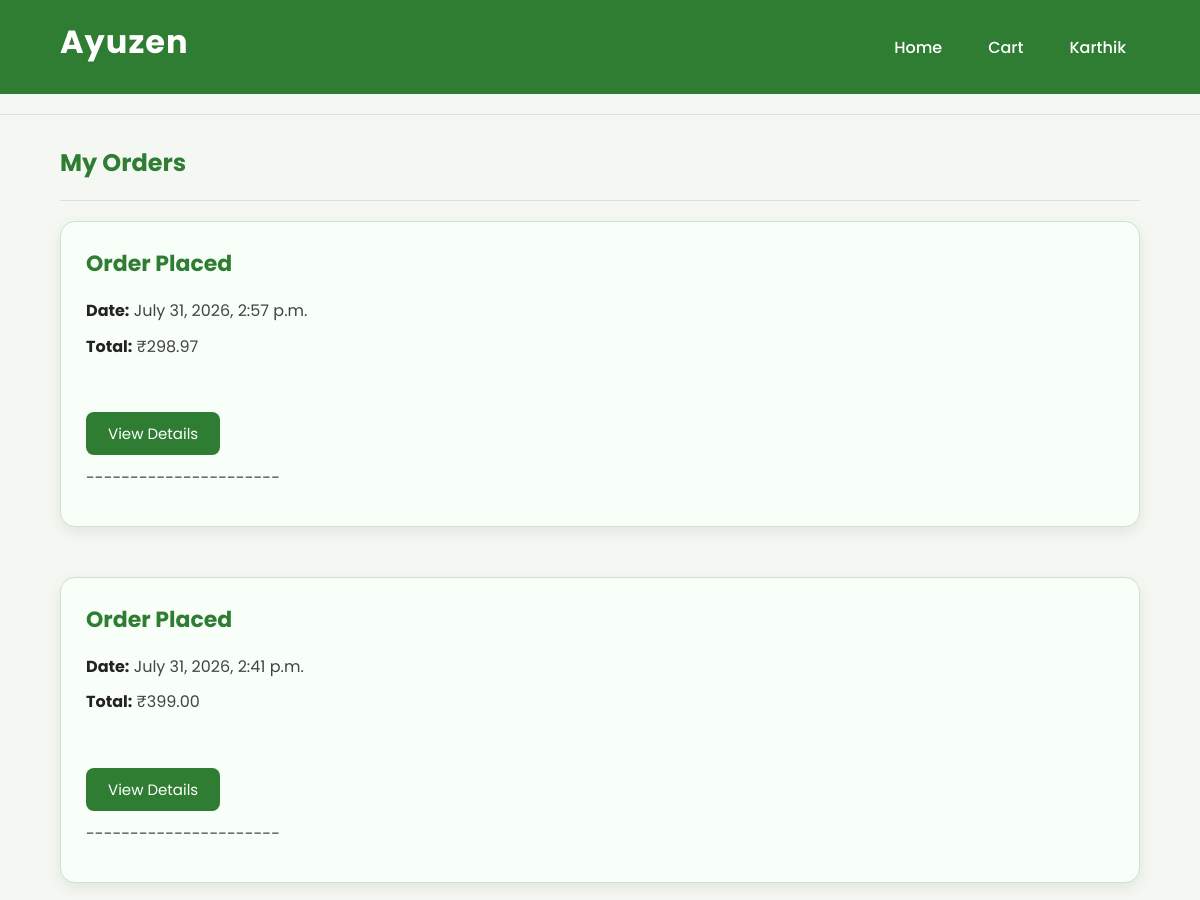
The page /orders/ (signed in, upper part) on the database as committed earlier.
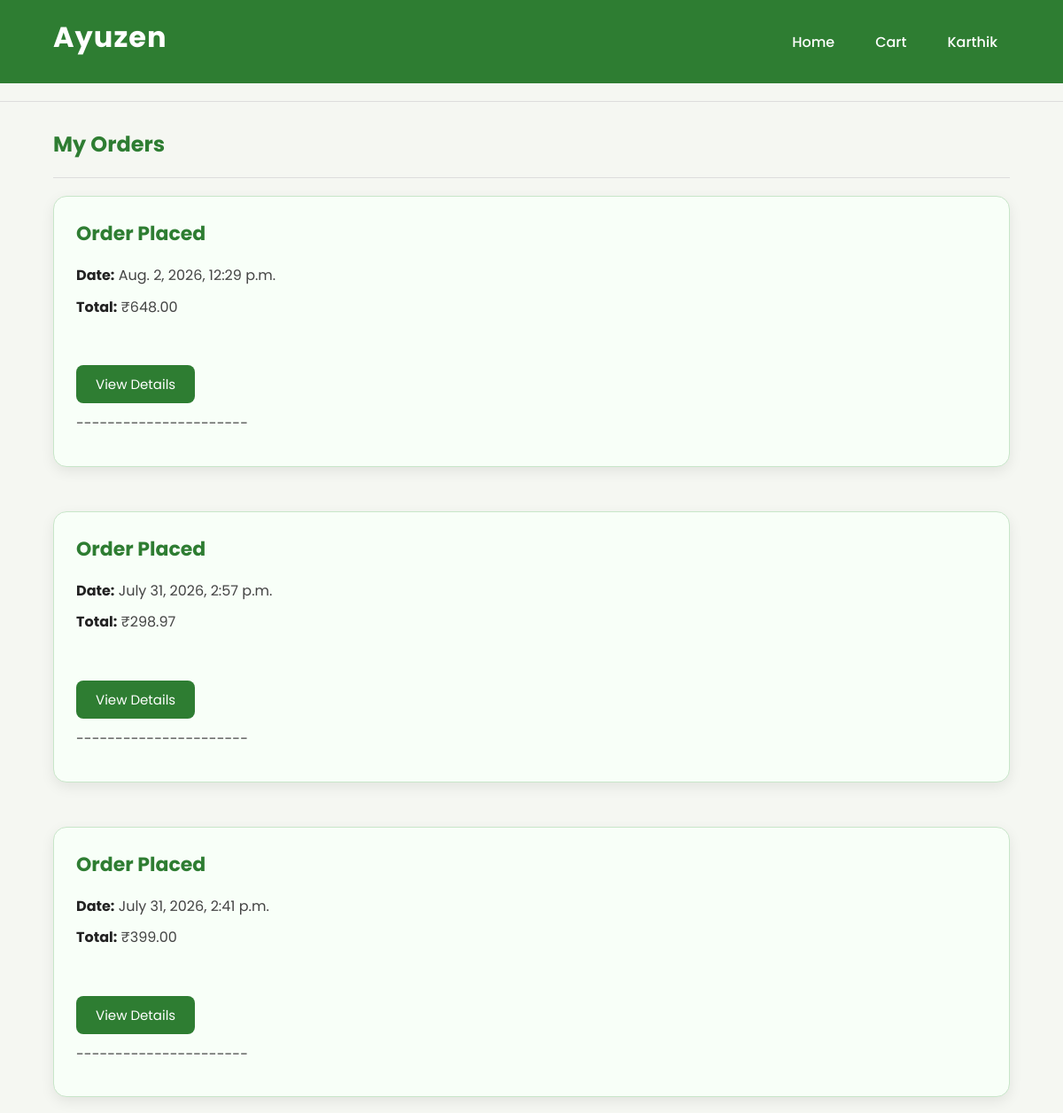
The same page on the database as committed later.
### orders/models.py (models this page shows, shortened)
class Order(models.Model):
    STATUS_CHOICES = [
        ('Pending', 'Pending'),
        ('Shipped', 'Shipped'),
        ('Delivered', 'Delivered'),
    ]
    user = models.ForeignKey(
        User,
        on_delete=models.CASCADE
    )
    order_date = models.DateTimeField(
        auto_now_add=True
    )
    total_amount = models.DecimalField(
        max_digits=10,
        decimal_places=2
    )
    status = models.CharField(
        max_length=20,
        choices=STATUS_CHOICES,
        default='Pending'
    )

### orders/views.py (the view)
# urls.py: path('', views.my_orders, name='my_orders'),
@login_required
def my_orders(request):
    orders = Order.objects.filter(
        user=request.user
    ).order_by('-order_date')
    context = {
        'orders': orders
    }
    return render(
        request,
        'my_orders.html',
        context
    )

### templates/my_orders.html
{% extends 'base.html' %}
{% block content %}
<div class="container">
    <h2>My Orders</h2>
    <hr>
    {% if orders %}
        {% for order in orders %}
            <div class="order-card">
                <h3>Order Placed</h3>
                <p><strong>Date:</strong> {{ order.order_date }}</p>
                <p><strong>Total:</strong> ₹{{ order.total_amount }}</p>
                <br>
                <a href="{% url 'order_detail' order.id %}">
                    <button>View Details</button>
                </a>
                <p>----------------------</p>
            </div>
            <br>
        {% endfor %}
    {% else %}
        <h3>No Orders Yet</h3>
        <br>
        <a href="/">
            <button>Continue Shopping</button>
        </a>
    {% endif %}
</div>
{% endblock %}

Rows that differ between the two databases and show on the page:
added Order: order_date "Aug. 2, 2026, 12:29 p.m.", total_amount "648.00"
